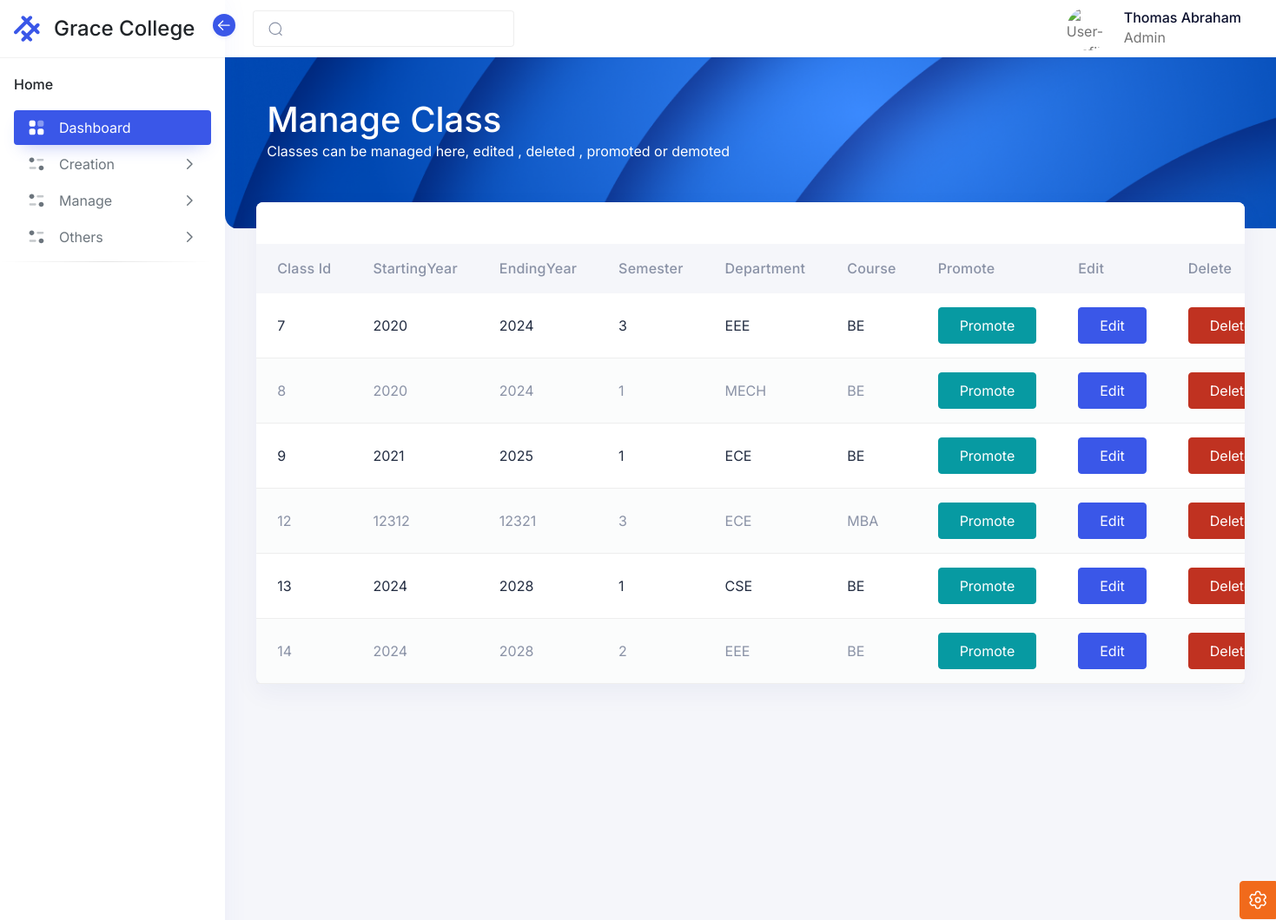
The page /admin/pages/manageClass.php (signed in, upper part) on the database as committed earlier.
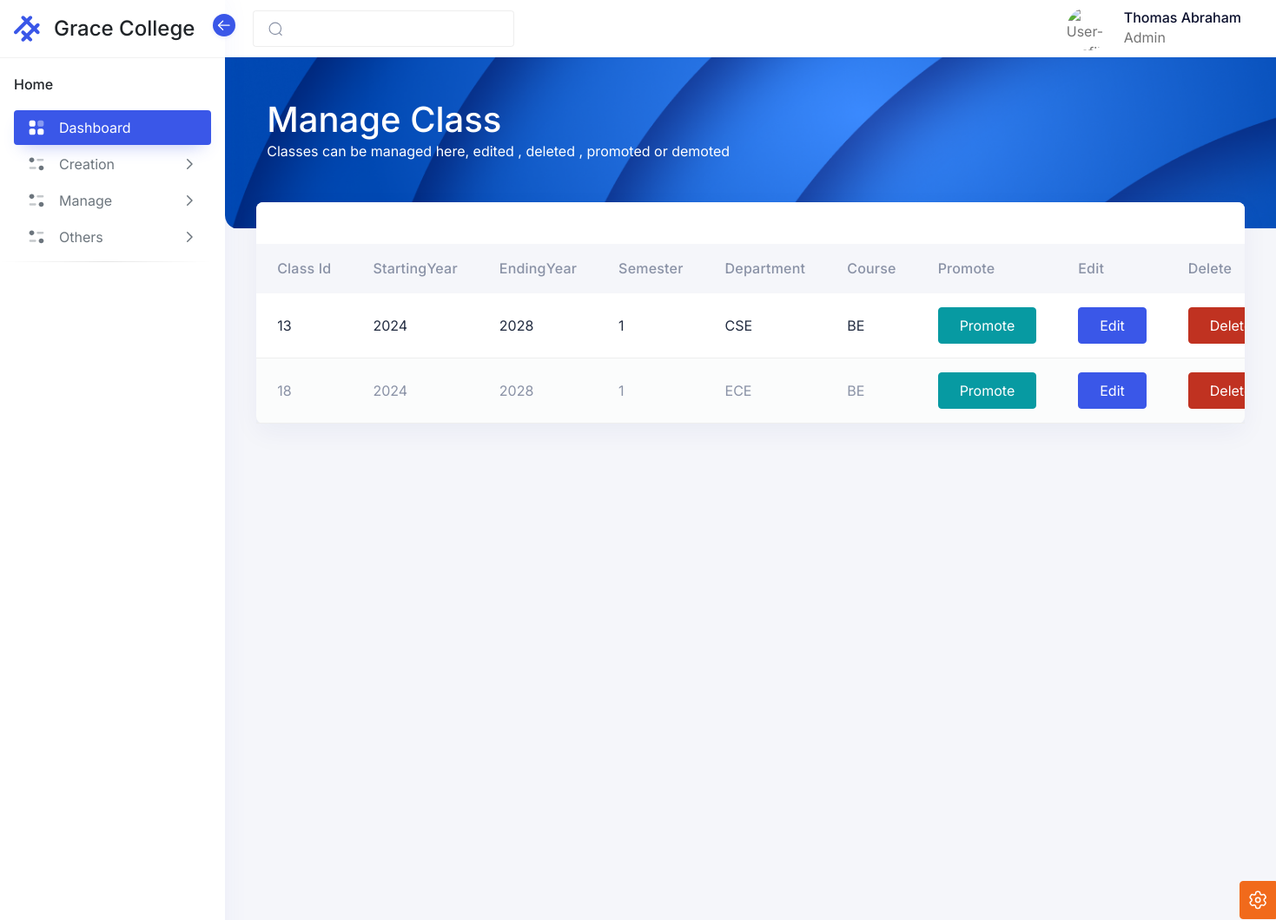
The same page on the database as committed later.
### tables this page shows
CREATE TABLE `erp_class` (
  `classId` int(11) NOT NULL,
  `startingYear` int(11) NOT NULL,
  `endingYear` int(11) NOT NULL,
  `semester` int(11) NOT NULL,
  `department` varchar(200) NOT NULL,
  `course` varchar(200) NOT NULL
);

### admin/pages/manageClass.php (the view, shortened to what this page needs)
<?php
include('/xampp/htdocs/Intern1/Includes/Header.php');
include('../includes/Menu.php');
$sql = "SELECT * FROM `erp_class`";
$result = mysqli_query($conn, $sql);
if ($result) {
    $classes = array();
    while ($row = $result->fetch_assoc()) {
        $classes[] = $row;
    }
}
?>
<div class="iq-navbar-header" style="height: 215px;">
    <div class="container-fluid iq-container">
        <div class="row">
            <div class="col-md-12">
                <div class="flex-wrap d-flex justify-content-between align-items-center">
                    <div>
                        <h1>Manage Class</h1>
                        <p>Classes can be managed here, edited , deleted , promoted or demoted</p>
                    </div>
                </div>
            </div>
        </div>
    </div>
    <div class="iq-header-img">
        <img src="/intern1/assets/images/dashboard/top-header.png" alt="header" class="theme-color-default-img img-fluid w-100 h-100 animated-scaleX">
    </div>
</div>
<div class="conatiner-fluid content-inner mt-n5 py-0 mb-4">
    <div class="row">
        <div class="col-sm-12">
            <div class="card">
                <div class="card-header d-flex justify-content-betweenmb-4">
                </div>
                <div class="card-body p-0">
                    <div class="table-responsive mt-4">
                        <table id="basic-table" class="table table-striped mb-0" role="grid">
                            <thead>
                                <tr>
                                    <th>class Id</th>
                                    <th>startingYear</th>
                                    <th>endingYear</th>
                                    <th>semester</th>
                                    <th>department</th>
                                    <th>course</th>
                                    <th>Promote</th>
                                    <th>Edit</th>
                                    <th>Delete</th>
                                </tr>
                            </thead>
                            <tbody>
                                <?php foreach ($classes as $class) {
                                    echo "<tr>
                                        <td>$class[classId]</td>" ?>
                                    <?php
                                    echo "<td>$class[startingYear]</td>
                                    <td>$class[endingYear]</td>
                                    <td>$class[semester]</td>
                                    <td>$class[department]</td>
                                    <td>$class[course]</td>
                                    ";
                                    ?>
                                    <td>
                                        <button type='button' classId="<?php echo $class['classId'] ?>" class='btn btn-info promoteBtn' data-bs-toggle='modal' data-bs-target='#promoteModal'>
                                            Promote
                                        </button>
                                    </td>
                                    <td>
                                        <button type='button' rowData="<?php echo $class['classId'] . ',' . $class['startingYear'] . ',' . $class['endingYear'] . ',' . $class['semester'] . ',' . $class['department'] . ',' . $class['course'] ?>" class='btn btn-primary editBtn' data-bs-toggle='modal' data-bs-target='#editModal'>
                                            Edit
                                        </button>
                                    </td>
                                    <td>
                                        <button type="button" classId="<?php echo $class['classId'] ?>" class="btn btn-danger deleteBtn" data-bs-toggle="modal" data-bs-target="#deleteModal">Delete</button>
                                    </td>
                                    </tr>
                                <?php } ?>
                            </tbody>
                        </table>
                    </div>
                </div>
            </div>
        </div>
    </div>
</div>
<?php
include('/xampp/htdocs/Intern1/Includes/Footer.php');
?>

Rows that differ between the two databases and show on the page:
removed erp_class: classId "7", startingYear "2020", endingYear "2024", semester "3", department "EEE", course "BE"
removed erp_class: classId "8", startingYear "2020", endingYear "2024", semester "1", department "MECH", course "BE"
removed erp_class: classId "9", startingYear "2021", endingYear "2025", semester "1", department "ECE", course "BE"
removed erp_class: classId "12", startingYear "12312", endingYear "12321", semester "3", department "ECE", course "MBA"
removed erp_class: classId "14", startingYear "2024", endingYear "2028", semester "2", department "EEE", course "BE"
added erp_class: classId "18", startingYear "2024", endingYear "2028", semester "1", department "ECE", course "BE"
